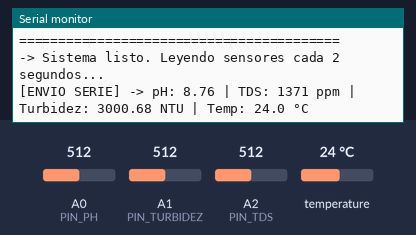
Simulated run of this sketch. Board: Arduino Uno, built with avr-gcc and run on an emulated ATmega328P. Parts: the last lines printed to the serial monitor. The inputs (shaded band) are chosen by the test bench; at power-on: temperature 24 °C, A0 (PIN_PH) = 512, A1 (PIN_TURBIDEZ) = 512, A2 (PIN_TDS) = 512.

Above: at 1.3 s.
1.4 s: temperature set to 12 °C
At 4.9 s:
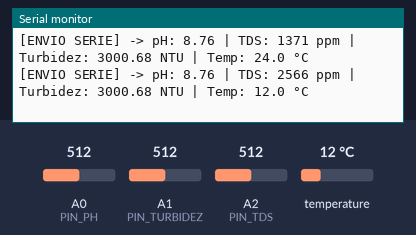
5.2 s: A0 (PIN_PH) set to 716
At 7.5 s:
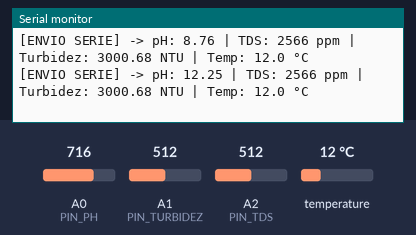
9.0 s: A1 (PIN_TURBIDEZ) set to 716
At 10.2 s:
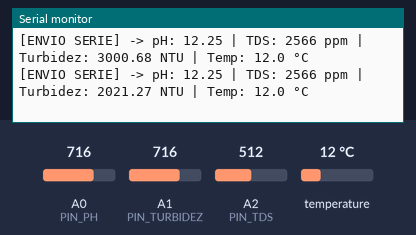
12.8 s: A2 (PIN_TDS) set to 716
At 15.4 s:
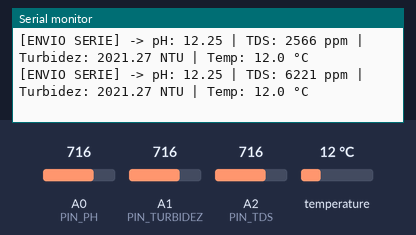
16.6 s: temperature set to 19 °C
At 19.2 s:
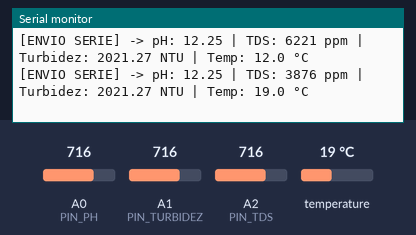
20.4 s: A0 (PIN_PH) set to 992
At 21.8 s:
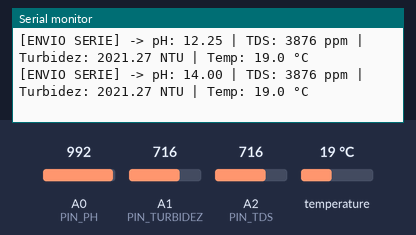
Timing chart, 0 to 23.4 s (numbered marks = the images above; inputs shaded):
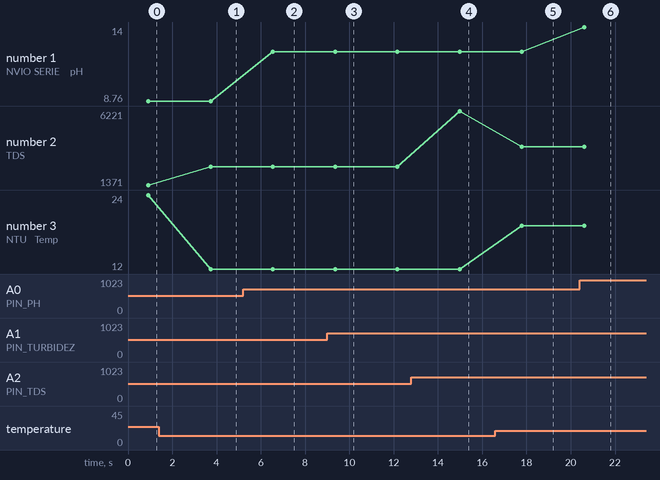

The sketch:

AQUANUBE_firmware.ino
```cpp
// ====================================================================
//                   PROYECTO STEM: AQUANUBE (v1.1)
//                 Olimpiadas STEM Bolivia 2026
//
//       FIRMWARE PRINCIPAL ARDUINO UNO (LECTOR DE SENSORES - 5V)
// ====================================================================
//
// Este programa lee todos los sensores de calidad de agua a 5V:
// 1. Temperatura (DS18B20) -> Pin Digital 2 (con Resistencia 4.7kΩ a 5V)
// 2. Turbidez (SKU SEN0189) -> Pin Analógico A1
// 3. pH (Módulo PH-4502C)  -> Pin Analógico A0 (Si está conectado)
// 4. TDS (Sólidos Disueltos)-> Pin Analógico A2 (Si está conectado)
//
// Envía los datos recolectados al NodeMCU ESP8266 a través de
// SoftwareSerial para que se publiquen en la red local Wi-Fi.
//
// ====================================================================

#include <SoftwareSerial.h>
#include <OneWire.h>
#include <DallasTemperature.h>

// --- PINES DE COMUNICACIÓN SERIE (Para conectar al NodeMCU) ---
// Pin 10 (RX del Arduino) -> Conectar al pin D8 (TX) del NodeMCU
// Pin 11 (TX del Arduino) -> Conectar al pin D7 (RX) del NodeMCU
SoftwareSerial serialNodeMCU(10, 11);

// --- PINES DE LOS SENSORES ---
const int PIN_TEMP = 2;       // DS18B20 en el pin Digital 2
const int PIN_PH = A0;        // Sensor de pH en Analógico 0
const int PIN_TURBIDEZ = A1;  // Sensor de Turbidez SEN0189 en Analógico 1
const int PIN_TDS = A2;       // Sensor de TDS en Analógico 2

// --- INSTANCIAS DE LIBRERÍAS (Sensor Temperatura) ---
OneWire oneWire(PIN_TEMP);
DallasTemperature sensors(&oneWire);

// --- VARIABLES GLOBALES ---
float temperatura = 25.0;
float valor_ph = 7.0;
float valor_turbidez = 0.0;
float valor_tds = 50.0;

void setup() {
  // Iniciar puerto serial USB para depuración con la computadora
  Serial.begin(9600);
  Serial.println(F("========================================="));
  Serial.println(F("   AQUANUBE - Firmware Arduino UNO v1.1   "));
  Serial.println(F("========================================="));

  // Iniciar comunicación serial con el NodeMCU ESP8266
  serialNodeMCU.begin(9600);

  // Iniciar sensor de temperatura DS18B20
  sensors.begin();

  Serial.println(F("-> Sistema listo. Leyendo sensores cada 2 segundos..."));
}

void loop() {
  // ------------------------------------------------------------------
  // 1. LEER SENSOR DE TEMPERATURA (DS18B20)
  // ------------------------------------------------------------------
  sensors.requestTemperatures();
  float tempC = sensors.getTempCByIndex(0);

  // Validar si la lectura es correcta (si no está conectado marca -127)
  if (tempC != DEVICE_DISCONNECTED_C) {
    temperatura = tempC;
  } else {
    // Si falla, dejamos el valor anterior o un valor por defecto seguro
    Serial.println(F("⚠️ Error: Sensor DS18B20 no detectado. Revisa el pin D2 y la resistencia."));
  }

  // ------------------------------------------------------------------
  // 2. LEER SENSOR DE TURBIDEZ (SKU SEN0189)
  // ------------------------------------------------------------------
  int lectura_turb = analogRead(PIN_TURBIDEZ);
  float voltaje_turb = lectura_turb * (5.0 / 1023.0);

  // Conversión de voltaje a NTU (Unidades Nefelométricas de Turbidez)
  // Agua limpia tiene alrededor de 4.2V o superior (0 NTU).
  if (voltaje_turb < 2.5) {
    valor_turbidez = 3000.0; // Muy turbia
  } else {
    valor_turbidez = -1120.4 * (voltaje_turb * voltaje_turb) + 5742.3 * voltaje_turb - 4352.9;
    if (valor_turbidez < 0) valor_turbidez = 0.0;
  }

  // ------------------------------------------------------------------
  // 3. LEER SENSOR DE pH (Opcional - PH-4502C)
  // ------------------------------------------------------------------
  int lectura_ph = analogRead(PIN_PH);
  float voltaje_ph = lectura_ph * (5.0 / 1023.0);
  // Fórmula de conversión típica (pH 7 es aprox 2.5V con calibración a 5V)
  valor_ph = 3.5 * voltaje_ph;
  if (valor_ph > 14.0) valor_ph = 14.0;
  if (valor_ph < 0.0) valor_ph = 0.0;

  // ------------------------------------------------------------------
  // 4. LEER SENSOR DE TDS (Opcional - Sólidos Disueltos Totales)
  // ------------------------------------------------------------------
  int lectura_tds = analogRead(PIN_TDS);
  float voltaje_tds = lectura_tds * (5.0 / 1023.0);
  // Compensación básica de temperatura para precisión en TDS
  float coeficiente_compensacion = 1.0 + 0.02 * (temperatura - 25.0);
  float voltaje_compensado = voltaje_tds / coeficiente_compensacion;
  // Conversión típica a ppm (partes por millón)
  valor_tds = (133.42 * pow(voltaje_compensado, 3) - 255.86 * pow(voltaje_compensado, 2) + 857.39 * voltaje_compensado) * 0.5;
  if (valor_tds < 0) valor_tds = 0;

  // ------------------------------------------------------------------
  // 5. ENVIAR DATOS A NODEMCU ESP8266 (Serie Software)
  // ------------------------------------------------------------------
  // Enviamos los datos en formato CSV separados por comas:
  // pH, TDS, Turbidez, Temperatura
  serialNodeMCU.print(valor_ph, 2);
  serialNodeMCU.print(F(","));
  serialNodeMCU.print((int)valor_tds);
  serialNodeMCU.print(F(","));
  serialNodeMCU.print(valor_turbidez, 2);
  serialNodeMCU.print(F(","));
  serialNodeMCU.println(temperatura, 1); // Envía salto de línea \n al final

  // ------------------------------------------------------------------
  // 6. MOSTRAR EN MONITOR USB PARA LA COMPUTADORA
  // ------------------------------------------------------------------
  Serial.print(F("[ENVIO SERIE] -> pH: ")); Serial.print(valor_ph, 2);
  Serial.print(F(" | TDS: ")); Serial.print((int)valor_tds); Serial.print(F(" ppm"));
  Serial.print(F(" | Turbidez: ")); Serial.print(valor_turbidez, 2); Serial.print(F(" NTU"));
  Serial.print(F(" | Temp: ")); Serial.print(temperatura, 1); Serial.println(F(" °C"));

  // Esperar 2 segundos antes de la siguiente lectura
  delay(2000);
}
```

Measured:
- after the input at 1.4 s, the serial monitor: prints a new line after 2.3 s (image 1)
- after the input at 5.2 s, the serial monitor: prints a new line after 1.3 s (image 2)
- after the input at 9.0 s, the serial monitor: prints a new line after 0.35 s (image 3)
- after the input at 12.8 s, the serial monitor: prints a new line after 2.2 s (image 4)
- after the input at 16.6 s, the serial monitor: prints a new line after 1.2 s (image 5)
- after the input at 20.4 s, the serial monitor: prints a new line after 0.21 s (image 6)
- plotted number 1: 8.76 → 12.25 after the input at 5.2 s, 12.25 → 14 after the input at 20.4 s
- plotted number 2: 1371 → 2566 after the input at 1.4 s, 2566 → 6221 after the input at 12.8 s, 6221 → 3876 after the input at 16.6 s
